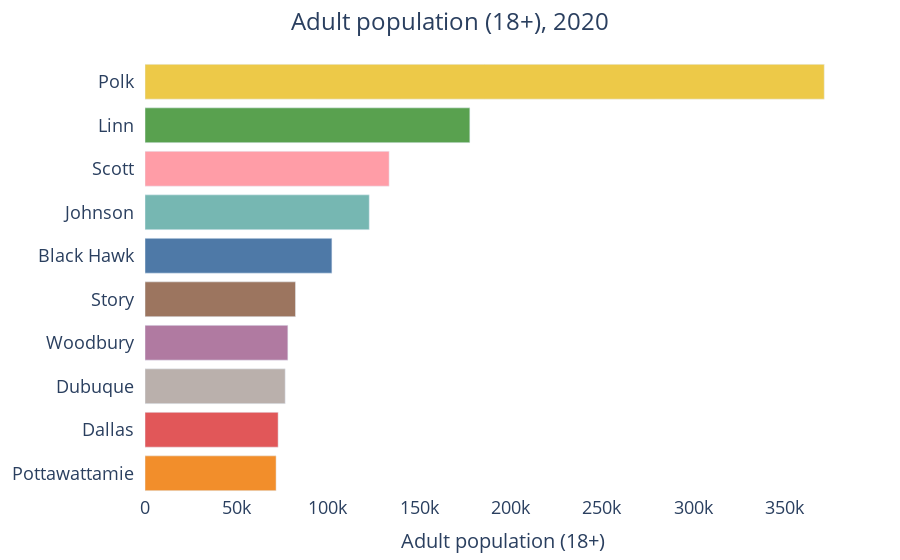

The notebook cell this image was saved under:
### Code cell
fig = px.bar(
    liters_sold_and_adult_pop_df,
    x='population_over_18',
    y='county',
    orientation='h',  # Horizontal bar chart
    color='county',  # Assign colors based on 'county' field
    color_discrete_map=county_colors,  # Apply custom colors
    labels={'population_over_18': 'Adult population (18+)', 'county': 'County '},  # Custom labels
    height=600  # Adjust height to accommodate all counties
)

# Update layout
fig.update_layout(
    xaxis=dict(
        title="Adult population (18+)",
        tickfont=dict(size=18),
        title_font = dict(size = 20)

    ), 
    yaxis=dict(
        title=None,
        tickfont=dict(size=18),
        ticksuffix = '  '#
    ),
    
    title=dict(
        text = "Adult population (18+), 2020",
        x = .5,
        xanchor = 'center'
     ),

    showlegend=False,  # Hide legend since colors are used for encoding 'county'
    plot_bgcolor='rgba(0,0,0,0)',  # Transparent background for the plot area
    margin=dict(l=40, r=40, t=60, b=40),  # Left, Right, Top, Bottom margins
    title_font_size = 24
)

fig.show()

### Figure 1 — Plotly figure (JSON) as saved in the notebook; plotly's stock layout.template omitted (floating-point values rounded to 4 significant figures)
{"data": [{"alignmentgroup": "True", "hovertemplate": "County =%{y}<br>Adult population (18+)=%{x}<extra></extra>", "legendgroup": "Polk", "marker": {"color": "#edc948", "pattern": {"shape": ""}}, "name": "Polk", "offsetgroup": "Polk", "orientation": "h", "showlegend": true, "textposition": "auto", "type": "bar", "x": [371762], "xaxis": "x", "y": ["Polk"], "yaxis": "y"}, {"alignmentgroup": "True", "hovertemplate": "County =%{y}<br>Adult population (18+)=%{x}<extra></extra>", "legendgroup": "Linn", "marker": {"color": "#59a14f", "pattern": {"shape": ""}}, "name": "Linn", "offsetgroup": "Linn", "orientation": "h", "showlegend": true, "textposition": "auto", "type": "bar", "x": [177790], "xaxis": "x", "y": ["Linn"], "yaxis": "y"}, {"alignmentgroup": "True", "hovertemplate": "County =%{y}<br>Adult population (18+)=%{x}<extra></extra>", "legendgroup": "Scott", "marker": {"color": "#ff9da7", "pattern": {"shape": ""}}, "name": "Scott", "offsetgroup": "Scott", "orientation": "h", "showlegend": true, "textposition": "auto", "type": "bar", "x": [133621], "xaxis": "x", "y": ["Scott"], "yaxis": "y"}, {"alignmentgroup": "True", "hovertemplate": "County =%{y}<br>Adult population (18+)=%{x}<extra></extra>", "legendgroup": "Johnson", "marker": {"color": "#76b7b2", "pattern": {"shape": ""}}, "name": "Johnson", "offsetgroup": "Johnson", "orientation": "h", "showlegend": true, "textposition": "auto", "type": "bar", "x": [122741], "xaxis": "x", "y": ["Johnson"], "yaxis": "y"}, {"alignmentgroup": "True", "hovertemplate": "County =%{y}<br>Adult population (18+)=%{x}<extra></extra>", "legendgroup": "Black Hawk", "marker": {"color": "#4e79a7", "pattern": {"shape": ""}}, "name": "Black Hawk", "offsetgroup": "Black Hawk", "orientation": "h", "showlegend": true, "textposition": "auto", "type": "bar", "x": [102292], "xaxis": "x", "y": ["Black Hawk"], "yaxis": "y"}, {"alignmentgroup": "True", "hovertemplate": "County =%{y}<br>Adult population (18+)=%{x}<extra></extra>", "legendgroup": "Story", "marker": {"color": "#9c755f", "pattern": {"shape": ""}}, "name": "Story", "offsetgroup": "Story", "orientation": "h", "showlegend": true, "textposition": "auto", "type": "bar", "x": [82376], "xaxis": "x", "y": ["Story"], "yaxis": "y"}, {"alignmentgroup": "True", "hovertemplate": "County =%{y}<br>Adult population (18+)=%{x}<extra></extra>", "legendgroup": "Woodbury", "marker": {"color": "#b07aa1", "pattern": {"shape": ""}}, "name": "Woodbury", "offsetgroup": "Woodbury", "orientation": "h", "showlegend": true, "textposition": "auto", "type": "bar", "x": [78184], "xaxis": "x", "y": ["Woodbury"], "yaxis": "y"}, {"alignmentgroup": "True", "hovertemplate": "County =%{y}<br>Adult population (18+)=%{x}<extra></extra>", "legendgroup": "Dubuque", "marker": {"color": "#bab0ac", "pattern": {"shape": ""}}, "name": "Dubuque", "offsetgroup": "Dubuque", "orientation": "h", "showlegend": true, "textposition": "auto", "type": "bar", "x": [76732], "xaxis": "x", "y": ["Dubuque"], "yaxis": "y"}, {"alignmentgroup": "True", "hovertemplate": "County =%{y}<br>Adult population (18+)=%{x}<extra></extra>", "legendgroup": "Dallas", "marker": {"color": "#e15759", "pattern": {"shape": ""}}, "name": "Dallas", "offsetgroup": "Dallas", "orientation": "h", "showlegend": true, "textposition": "auto", "type": "bar", "x": [72864], "xaxis": "x", "y": ["Dallas"], "yaxis": "y"}, {"alignmentgroup": "True", "hovertemplate": "County =%{y}<br>Adult population (18+)=%{x}<extra></extra>", "legendgroup": "Pottawattamie", "marker": {"color": "#f28e2b", "pattern": {"shape": ""}}, "name": "Pottawattamie", "offsetgroup": "Pottawattamie", "orientation": "h", "showlegend": true, "textposition": "auto", "type": "bar", "x": [71748], "xaxis": "x", "y": ["Pottawattamie"], "yaxis": "y"}], "layout": {"autosize": true, "barmode": "relative", "legend": {"title": {"text": "County "}, "tracegroupgap": 0}, "margin": {"b": 40, "l": 40, "r": 40, "t": 60}, "plot_bgcolor": "rgba(0, 0, 0, 0)", "showlegend": false, "title": {"font": {"size": 24}, "text": "Adult population (18+), 2020", "x": 0.5, "xanchor": "center"}, "xaxis": {"anchor": "y", "autorange": true, "domain": [0, 1], "range": [0, 391300.0], "tickfont": {"size": 18}, "title": {"font": {"size": 20}, "text": "Adult population (18+)"}, "type": "linear"}, "yaxis": {"anchor": "x", "autorange": true, "categoryarray": ["Pottawattamie", "Dallas", "Dubuque", "Woodbury", "Story", "Black Hawk", "Johnson", "Scott", "Linn", "Polk"], "categoryorder": "array", "domain": [0, 1], "range": [-0.5, 9.5], "tickfont": {"size": 18}, "ticksuffix": "  ", "title": {}, "type": "category"}}}
